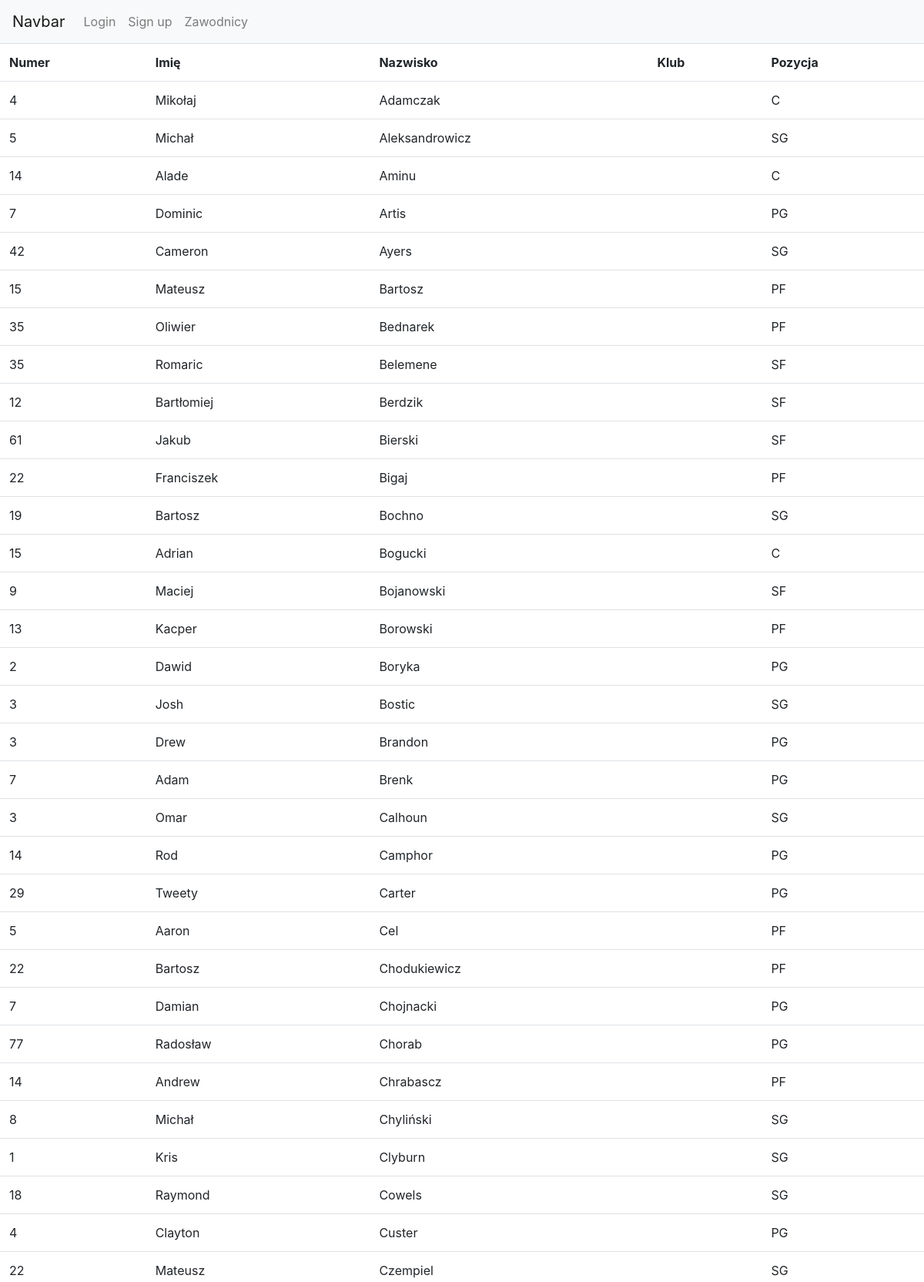
The app's page /fantasy/zawodnicy/ (upper part) with its own data.
### fantasy/models.py (models this page shows, shortened)
class Player(models.Model):
    first_name = models.CharField(max_length=35)
    last_name = models.CharField(max_length=35)
    fantasy_club = models.ManyToManyField(
        FantasyClub, through="ClubMember", blank=True)
    Club = models.ForeignKey(Club, on_delete=models.CASCADE)
    number = models.IntegerField(default=99)
    POSITIONS = (
        ("PG", "PG"),
        ("SG", "SG"),
        ("SF", "SF"),
        ("PF", "PF"),
        ("C", "C"),
    )
    position = models.CharField(max_length=2,
                                choices=POSITIONS,
                                default="PG")

### fantasy/views.py (the view)
# urls.py: path('zawodnicy/', views.show_players, name='zawodnicy'),
def show_players(request):
    context = {
        'players': Player.objects.all()
    }
    return render(request, "fantasy/zawodnicy.html", context)

### templates/fantasy/zawodnicy.html (shortened to what this page needs)
{% extends 'fantasy/base.html' %}
{% load static %}
{% block body_block %}
    <table style="width:100%" class = "table">
        <tr>
            <th> Numer </th>
            <th> Imię </th>
            <th> Nazwisko </th>
            <th> Klub </th>
            <th> Pozycja </th>
        </tr>
    {% for player in players %}
        <tr>
            <td> {{ player.number }} </td>
            <td> {{ player.first_name }} </td>
            <td> {{ player.last_name }} </td>
            <td> {{ player.RealClub }} </td>
            <td> {{ player.position }} </td>
        </tr>
    {% endfor %}
    </table>
{% endblock %}

### templates/fantasy/base.html (shortened to what this page needs)
{% load static %}
<!doctype html>
<html lang="en">
  <head>
    <link rel="stylesheet" href="https://stackpath.bootstrapcdn.com/bootstrap/4.3.1/css/bootstrap.min.css">
    <link rel="stylesheet" type="text/css" href="{% static 'css/style.css' %}">
  </head>
  <body>
    <nav class="navbar navbar-expand-lg navbar-light bg-light">
        <a class="navbar-brand" href="#">Navbar</a>
        <div class="collapse navbar-collapse" id="navbarSupportedContent">
            <ul class="navbar-nav mr-auto">
            {% if user.is_authenticated %}
                <li class="nav-item">
                    <a class = "nav-link" href="{% url 'fantasy:restricted' %}">Restricted Page</a>
                </li>
                <li>
                    <a class ="nav-link" href="{% url 'fantasy:logout' %}"> Logout </a>
                </li>
            {% else %}
                <li class="nav-item">
                    <a class = "nav-link" href="{% url 'fantasy:login' %}">Login</a>
                </li>
                <li class="nav-item">
                    <a class = "nav-link" href="{% url 'fantasy:register' %}">Sign up</a>
                </li>
            {% endif %}
                <li class="nav-item">
                    <a class = "nav-link" href="{% url 'fantasy:zawodnicy' %}">Zawodnicy</a>
                </li>
            </ul>
        </div>
    </nav>
    <div>
        {% block body_block %}
        {% endblock %}
  </body>
</html>

### records on screen
Player: number "4", first_name "Mikołaj", last_name "Adamczak", position "C"
Player: number "5", first_name "Michał", last_name "Aleksandrowicz", position "SG"
Player: number "14", first_name "Alade", last_name "Aminu", position "C"
Player: number "7", first_name "Dominic", last_name "Artis", position "PG"
Player: number "42", first_name "Cameron", last_name "Ayers", position "SG"
Player: number "15", first_name "Mateusz", last_name "Bartosz", position "PF"
Player: number "35", first_name "Oliwier", last_name "Bednarek", position "PF"
Player: number "35", first_name "Romaric", last_name "Belemene", position "SF"
Player: number "12", first_name "Bartłomiej", last_name "Berdzik", position "SF"
Player: number "61", first_name "Jakub", last_name "Bierski", position "SF"
Player: number "22", first_name "Franciszek", last_name "Bigaj", position "PF"
Player: number "19", first_name "Bartosz", last_name "Bochno", position "SG"
Player: number "15", first_name "Adrian", last_name "Bogucki", position "C"
Player: number "9", first_name "Maciej", last_name "Bojanowski", position "SF"
Player: number "13", first_name "Kacper", last_name "Borowski", position "PF"
Player: number "2", first_name "Dawid", last_name "Boryka", position "PG"
Player: number "3", first_name "Josh", last_name "Bostic", position "SG"
Player: number "3", first_name "Drew", last_name "Brandon", position "PG"
Player: number "7", first_name "Adam", last_name "Brenk", position "PG"
Player: number "3", first_name "Omar", last_name "Calhoun", position "SG"
Player: number "14", first_name "Rod", last_name "Camphor", position "PG"
Player: number "29", first_name "Tweety", last_name "Carter", position "PG"
Player: number "5", first_name "Aaron", last_name "Cel", position "PF"
Player: number "22", first_name "Bartosz", last_name "Chodukiewicz", position "PF"
Player: number "7", first_name "Damian", last_name "Chojnacki", position "PG"
Player: number "77", first_name "Radosław", last_name "Chorab", position "PG"
Player: number "14", first_name "Andrew", last_name "Chrabascz", position "PF"
Player: number "8", first_name "Michał", last_name "Chyliński", position "SG"
Player: number "1", first_name "Kris", last_name "Clyburn", position "SG"
Player: number "18", first_name "Raymond", last_name "Cowels", position "SG"
Player: number "4", first_name "Clayton", last_name "Custer", position "PG"
Player: number "22", first_name "Mateusz", last_name "Czempiel", position "SG"
